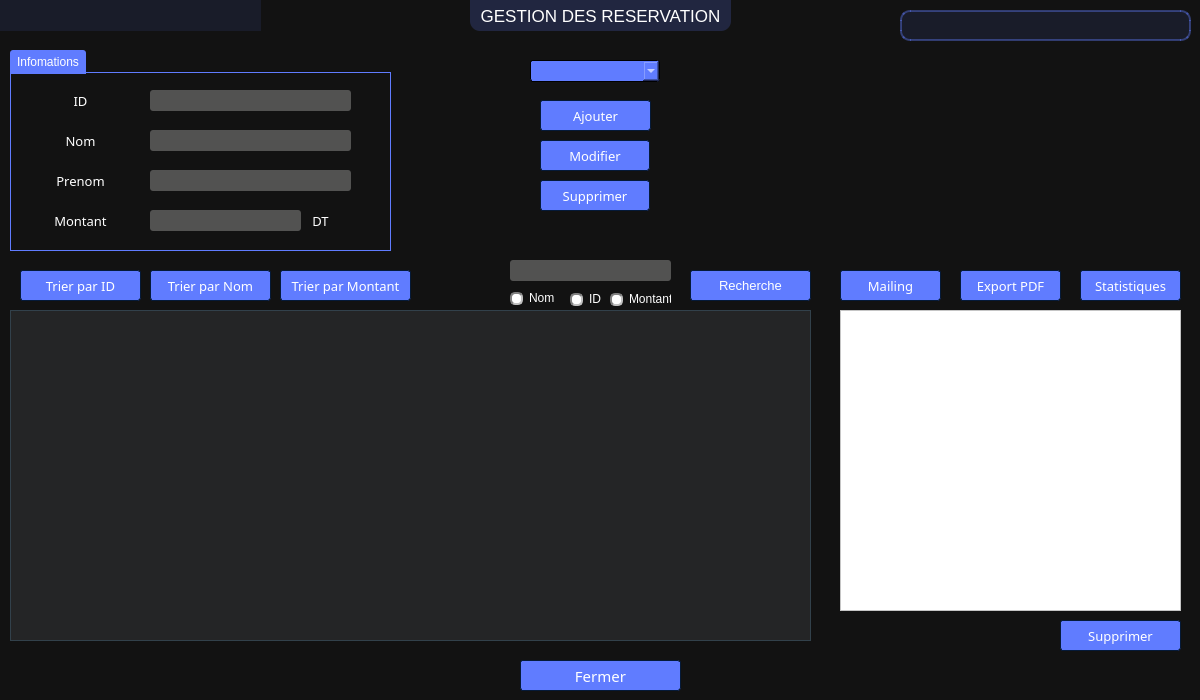
<?xml version="1.0" encoding="UTF-8"?>
<ui version="4.0">
 <class>MainWindow</class>
 <widget class="QMainWindow" name="MainWindow">
  <property name="geometry">
   <rect>
    <x>0</x>
    <y>0</y>
    <width>1200</width>
    <height>700</height>
   </rect>
  </property>
  <property name="windowTitle">
   <string>MainWindow</string>
  </property>
  <property name="styleSheet">
   <string notr="true">
background-color: #121212;
color: #ffffff;
border-color: #051a39;</string>
  </property>
  <widget class="QWidget" name="centralwidget">
   <widget class="QPushButton" name="pB_Modifier">
    <property name="geometry">
     <rect>
      <x>540</x>
      <y>140</y>
      <width>110</width>
      <height>31</height>
     </rect>
    </property>
    <property name="font">
     <font>
      <family>Montserrat Medium</family>
      <pointsize>10</pointsize>
     </font>
    </property>
    <property name="styleSheet">
     <string notr="true">QPushButton{
	background-color: #607cff;
	color: #ffffff;
	border-style: solid;
	border-width: 1px;
	border-radius: 3px;
	border-color: #051a39;
	padding: 5px;
}
QPushButton::disabled{
	background-color: #404040;
	color: #656565;
	border-color: #051a39;
}
QPushButton::hover{
	background-color: #8399ff;
	color: #ffffff;
	border-style: solid;
	border-width: 1px;
	border-radius: 3px;
	border-color: #051a39;
	padding: 5px;
}
QPushButton::pressed{
	background-color: #4969ff;
	color: #ffffff;
	border-style: solid;
	border-width: 1px;
	border-radius: 3px;
	border-color: #051a39;
	padding: 5px;
}</string>
    </property>
    <property name="text">
     <string>Modifier</string>
    </property>
   </widget>
   <widget class="QGroupBox" name="gB_infopersonnel">
    <property name="geometry">
     <rect>
      <x>10</x>
      <y>50</y>
      <width>381</width>
      <height>201</height>
     </rect>
    </property>
    <property name="styleSheet">
     <string notr="true">QGroupBox {
    border: 1px solid;
    border-color: #607cff;
    margin-top: 22px;
}
QGroupBox::title  {
    background-color: #607cff;
    color: #ffffff;
    subcontrol-origin: margin;
    subcontrol-position: top left;
    padding: 5px;
    border-top-left-radius: 3px;
    border-top-right-radius: 3px;
}
QGroupBox::title::disabled{
   background-color: #404040;
   color: #656565;
    subcontrol-origin: margin;
    subcontrol-position: top left;
    padding: 5px;
    border-top-left-radius: 3px;
    border-top-right-radius: 3px;
}</string>
    </property>
    <property name="title">
     <string>Infomations</string>
    </property>
    <widget class="QLineEdit" name="lineEdit_Prenom">
     <property name="geometry">
      <rect>
       <x>140</x>
       <y>120</y>
       <width>201</width>
       <height>21</height>
      </rect>
     </property>
     <property name="styleSheet">
      <string notr="true">QLineEdit{
	background-color: #525251;
	color: #ffffff;
	border-width: 1px;
	border-radius: 3px;
	border-color: #051a39;
	padding: 2px;
}
QLineEdit::disabled{
	background-color: #404040;
	color: #656565;
	border-width: 1px;
	border-radius: 3px;
	border-color: #051a39;
	padding: 2px;
}</string>
     </property>
     <property name="text">
      <string/>
     </property>
     <property name="alignment">
      <set>Qt::AlignLeading|Qt::AlignLeft|Qt::AlignTop</set>
     </property>
     <property name="cursorMoveStyle">
      <enum>Qt::VisualMoveStyle</enum>
     </property>
     <property name="clearButtonEnabled">
      <bool>false</bool>
     </property>
    </widget>
    <widget class="QLineEdit" name="lineEdit_ID">
     <property name="geometry">
      <rect>
       <x>140</x>
       <y>40</y>
       <width>201</width>
       <height>21</height>
      </rect>
     </property>
     <property name="styleSheet">
      <string notr="true">QLineEdit{
	background-color: #525251;
	color: #ffffff;
	border-width: 1px;
	border-radius: 3px;
	border-color: #051a39;
	padding: 2px;
}
QLineEdit::disabled{
	background-color: #404040;
	color: #656565;
	border-width: 1px;
	border-radius: 3px;
	border-color: #051a39;
	padding: 2px;
}</string>
     </property>
    </widget>
    <widget class="QLabel" name="label_ID">
     <property name="geometry">
      <rect>
       <x>20</x>
       <y>40</y>
       <width>101</width>
       <height>21</height>
      </rect>
     </property>
     <property name="font">
      <font>
       <family>Montserrat SemiBold</family>
       <pointsize>10</pointsize>
      </font>
     </property>
     <property name="styleSheet">
      <string notr="true">QLabel{
	background-color: transparent;
	color: #ffffff;
}
QLabel::disabled{
	background-color: transparent;
	color: #656565;
}</string>
     </property>
     <property name="text">
      <string>ID</string>
     </property>
     <property name="alignment">
      <set>Qt::AlignCenter</set>
     </property>
    </widget>
    <widget class="QLabel" name="label_Nom">
     <property name="geometry">
      <rect>
       <x>20</x>
       <y>80</y>
       <width>101</width>
       <height>21</height>
      </rect>
     </property>
     <property name="font">
      <font>
       <family>Montserrat SemiBold</family>
       <pointsize>10</pointsize>
      </font>
     </property>
     <property name="styleSheet">
      <string notr="true">QLabel{
	background-color: transparent;
	color: #ffffff;
}
QLabel::disabled{
	background-color: transparent;
	color: #656565;
}</string>
     </property>
     <property name="text">
      <string>Nom</string>
     </property>
     <property name="alignment">
      <set>Qt::AlignCenter</set>
     </property>
    </widget>
    <widget class="QLineEdit" name="lineEdit_Nom">
     <property name="geometry">
      <rect>
       <x>140</x>
       <y>80</y>
       <width>201</width>
       <height>21</height>
      </rect>
     </property>
     <property name="styleSheet">
      <string notr="true">QLineEdit{
	background-color: #525251;
	color: #ffffff;
	border-width: 1px;
	border-radius: 3px;
	border-color: #051a39;
	padding: 2px;
}
QLineEdit::disabled{
	background-color: #404040;
	color: #656565;
	border-width: 1px;
	border-radius: 3px;
	border-color: #051a39;
	padding: 2px;
}</string>
     </property>
    </widget>
    <widget class="QLabel" name="label_Type">
     <property name="geometry">
      <rect>
       <x>20</x>
       <y>120</y>
       <width>101</width>
       <height>21</height>
      </rect>
     </property>
     <property name="font">
      <font>
       <family>Montserrat SemiBold</family>
       <pointsize>10</pointsize>
      </font>
     </property>
     <property name="styleSheet">
      <string notr="true">QLabel{
	background-color: transparent;
	color: #ffffff;
}
QLabel::disabled{
	background-color: transparent;
	color: #656565;
}</string>
     </property>
     <property name="text">
      <string>Prenom</string>
     </property>
     <property name="alignment">
      <set>Qt::AlignCenter</set>
     </property>
    </widget>
    <widget class="QLineEdit" name="lineEdit_Mont">
     <property name="geometry">
      <rect>
       <x>140</x>
       <y>160</y>
       <width>151</width>
       <height>21</height>
      </rect>
     </property>
     <property name="styleSheet">
      <string notr="true">QLineEdit{
	background-color: #525251;
	color: #ffffff;
	border-width: 1px;
	border-radius: 3px;
	border-color: #051a39;
	padding: 2px;
}
QLineEdit::disabled{
	background-color: #404040;
	color: #656565;
	border-width: 1px;
	border-radius: 3px;
	border-color: #051a39;
	padding: 2px;
}</string>
     </property>
     <property name="text">
      <string/>
     </property>
     <property name="alignment">
      <set>Qt::AlignLeading|Qt::AlignLeft|Qt::AlignTop</set>
     </property>
     <property name="cursorMoveStyle">
      <enum>Qt::VisualMoveStyle</enum>
     </property>
     <property name="clearButtonEnabled">
      <bool>false</bool>
     </property>
    </widget>
    <widget class="QLabel" name="label_Type_2">
     <property name="geometry">
      <rect>
       <x>20</x>
       <y>160</y>
       <width>101</width>
       <height>21</height>
      </rect>
     </property>
     <property name="font">
      <font>
       <family>Montserrat SemiBold</family>
       <pointsize>10</pointsize>
      </font>
     </property>
     <property name="styleSheet">
      <string notr="true">QLabel{
	background-color: transparent;
	color: #ffffff;
}
QLabel::disabled{
	background-color: transparent;
	color: #656565;
}</string>
     </property>
     <property name="text">
      <string>Montant</string>
     </property>
     <property name="alignment">
      <set>Qt::AlignCenter</set>
     </property>
    </widget>
    <widget class="QLabel" name="label_Type_3">
     <property name="geometry">
      <rect>
       <x>280</x>
       <y>160</y>
       <width>61</width>
       <height>21</height>
      </rect>
     </property>
     <property name="font">
      <font>
       <family>Montserrat SemiBold</family>
       <pointsize>10</pointsize>
      </font>
     </property>
     <property name="styleSheet">
      <string notr="true">QLabel{
	background-color: transparent;
	color: #ffffff;
}
QLabel::disabled{
	background-color: transparent;
	color: #656565;
}</string>
     </property>
     <property name="text">
      <string>DT</string>
     </property>
     <property name="alignment">
      <set>Qt::AlignCenter</set>
     </property>
    </widget>
   </widget>
   <widget class="QLabel" name="labe_TitlePerso">
    <property name="geometry">
     <rect>
      <x>470</x>
      <y>0</y>
      <width>261</width>
      <height>31</height>
     </rect>
    </property>
    <property name="font">
     <font>
      <family>Arial</family>
      <pointsize>13</pointsize>
     </font>
    </property>
    <property name="styleSheet">
     <string notr="true">background-color: rgba(96, 124, 255,50);
border-bottom-left-radius: 10px;
border-bottom-right-radius: 10px;</string>
    </property>
    <property name="text">
     <string>GESTION DES RESERVATION</string>
    </property>
    <property name="alignment">
     <set>Qt::AlignCenter</set>
    </property>
   </widget>
   <widget class="QPushButton" name="pushButton_Fermer">
    <property name="geometry">
     <rect>
      <x>520</x>
      <y>660</y>
      <width>161</width>
      <height>31</height>
     </rect>
    </property>
    <property name="font">
     <font>
      <family>Montserrat SemiBold</family>
      <pointsize>11</pointsize>
     </font>
    </property>
    <property name="styleSheet">
     <string notr="true">QPushButton{
	background-color: #607cff;
	color: #ffffff;
	border-style: solid;
	border-width: 1px;
	border-radius: 3px;
	border-color: #051a39;
	padding: 5px;
}
QPushButton::disabled{
	background-color: #404040;
	color: #656565;
	border-color: #051a39;
}
QPushButton::hover{
	background-color: #8399ff;
	color: #ffffff;
	border-style: solid;
	border-width: 1px;
	border-radius: 3px;
	border-color: #051a39;
	padding: 5px;
}
QPushButton::pressed{
	background-color: #4969ff;
	color: #ffffff;
	border-style: solid;
	border-width: 1px;
	border-radius: 3px;
	border-color: #051a39;
	padding: 5px;
}</string>
    </property>
    <property name="text">
     <string>Fermer</string>
    </property>
   </widget>
   <widget class="QTextBrowser" name="textBrowser_res">
    <property name="geometry">
     <rect>
      <x>840</x>
      <y>310</y>
      <width>341</width>
      <height>301</height>
     </rect>
    </property>
    <property name="styleSheet">
     <string notr="true">QTextBrowser
{
	background-color: #ffffff;
	color: #010201;
	border-color: #051a39;

}


QTextBrowser::disabled
{
	background-color: #404040;
	color: #656565;
	border-color: #051a39;

}</string>
    </property>
   </widget>
   <widget class="QRadioButton" name="rB_ID">
    <property name="geometry">
     <rect>
      <x>570</x>
      <y>290</y>
      <width>31</width>
      <height>18</height>
     </rect>
    </property>
    <property name="styleSheet">
     <string notr="true">QRadioButton::indicator::unchecked{ 
	border: 2px inset gray; 
	border-radius: 5px; 
	background-color:  #fff;
	width: 9px; 
	height: 9px; 
}
QRadioButton::indicator::unchecked:hover{ 
	border: 2px solid #607cff; 
	border-radius: 5px; 
	background-color:  #fff;
	width: 9px; 
	height: 9px;
}
QRadioButton::indicator::checked{ 
	border: 2px inset darkgray; 
	border-radius: 5px; 
	background-color: #4969ff; 
	width: 9px; 
	height: 9px; 
}
QRadioButton::disabled{
	color: #656565;
}
QRadioButton::indicator:disabled{
	background-color: #656565;
	color: #656565;
  	border: 2px solid #656565;
}</string>
    </property>
    <property name="text">
     <string>ID</string>
    </property>
   </widget>
   <widget class="QPushButton" name="pB_TirerParType">
    <property name="geometry">
     <rect>
      <x>150</x>
      <y>270</y>
      <width>121</width>
      <height>31</height>
     </rect>
    </property>
    <property name="font">
     <font>
      <family>Montserrat Medium</family>
      <pointsize>10</pointsize>
     </font>
    </property>
    <property name="styleSheet">
     <string notr="true">QPushButton{
	background-color: #607cff;
	color: #ffffff;
	border-style: solid;
	border-width: 1px;
	border-radius: 3px;
	border-color: #051a39;
	padding: 5px;
}
QPushButton::disabled{
	background-color: #404040;
	color: #656565;
	border-color: #051a39;
}
QPushButton::hover{
	background-color: #8399ff;
	color: #ffffff;
	border-style: solid;
	border-width: 1px;
	border-radius: 3px;
	border-color: #051a39;
	padding: 5px;
}
QPushButton::pressed{
	background-color: #4969ff;
	color: #ffffff;
	border-style: solid;
	border-width: 1px;
	border-radius: 3px;
	border-color: #051a39;
	padding: 5px;
}</string>
    </property>
    <property name="text">
     <string>Trier par Nom</string>
    </property>
   </widget>
   <widget class="QPushButton" name="pB_ExPDF">
    <property name="geometry">
     <rect>
      <x>960</x>
      <y>270</y>
      <width>101</width>
      <height>31</height>
     </rect>
    </property>
    <property name="font">
     <font>
      <family>Montserrat Medium</family>
      <pointsize>10</pointsize>
     </font>
    </property>
    <property name="styleSheet">
     <string notr="true">QPushButton{
	background-color: #607cff;
	color: #ffffff;
	border-style: solid;
	border-width: 1px;
	border-radius: 3px;
	border-color: #051a39;
	padding: 5px;
}
QPushButton::disabled{
	background-color: #404040;
	color: #656565;
	border-color: #051a39;
}
QPushButton::hover{
	background-color: #8399ff;
	color: #ffffff;
	border-style: solid;
	border-width: 1px;
	border-radius: 3px;
	border-color: #051a39;
	padding: 5px;
}
QPushButton::pressed{
	background-color: #4969ff;
	color: #ffffff;
	border-style: solid;
	border-width: 1px;
	border-radius: 3px;
	border-color: #051a39;
	padding: 5px;
}</string>
    </property>
    <property name="text">
     <string>Export PDF</string>
    </property>
   </widget>
   <widget class="QLabel" name="label_db">
    <property name="geometry">
     <rect>
      <x>0</x>
      <y>0</y>
      <width>261</width>
      <height>31</height>
     </rect>
    </property>
    <property name="font">
     <font>
      <family>Montserrat Medium</family>
      <pointsize>11</pointsize>
     </font>
    </property>
    <property name="styleSheet">
     <string notr="true">background-color: rgba(96, 124, 255, 25);
</string>
    </property>
    <property name="text">
     <string/>
    </property>
    <property name="alignment">
     <set>Qt::AlignCenter</set>
    </property>
   </widget>
   <widget class="QPushButton" name="pB_Supprimer">
    <property name="geometry">
     <rect>
      <x>540</x>
      <y>180</y>
      <width>110</width>
      <height>31</height>
     </rect>
    </property>
    <property name="font">
     <font>
      <family>Montserrat Medium</family>
      <pointsize>10</pointsize>
     </font>
    </property>
    <property name="styleSheet">
     <string notr="true">QPushButton{
	background-color: #607cff;
	color: #ffffff;
	border-style: solid;
	border-width: 1px;
	border-radius: 3px;
	border-color: #051a39;
	padding: 5px;
}
QPushButton::disabled{
	background-color: #404040;
	color: #656565;
	border-color: #051a39;
}
QPushButton::hover{
	background-color: #8399ff;
	color: #ffffff;
	border-style: solid;
	border-width: 1px;
	border-radius: 3px;
	border-color: #051a39;
	padding: 5px;
}
QPushButton::pressed{
	background-color: #4969ff;
	color: #ffffff;
	border-style: solid;
	border-width: 1px;
	border-radius: 3px;
	border-color: #051a39;
	padding: 5px;
}</string>
    </property>
    <property name="text">
     <string>Supprimer</string>
    </property>
   </widget>
   <widget class="QLabel" name="label_Info">
    <property name="geometry">
     <rect>
      <x>900</x>
      <y>10</y>
      <width>291</width>
      <height>31</height>
     </rect>
    </property>
    <property name="font">
     <font>
      <family>Montserrat Medium</family>
      <pointsize>11</pointsize>
     </font>
    </property>
    <property name="styleSheet">
     <string notr="true">background-color: rgba(96, 124, 255, 25);
	border: 2px solid rgba(96, 124, 255, 100);
		border-radius: 10px;
</string>
    </property>
    <property name="text">
     <string/>
    </property>
    <property name="alignment">
     <set>Qt::AlignCenter</set>
    </property>
   </widget>
   <widget class="QTableView" name="tab_res">
    <property name="geometry">
     <rect>
      <x>10</x>
      <y>310</y>
      <width>801</width>
      <height>331</height>
     </rect>
    </property>
    <property name="styleSheet">
     <string notr="true">QTableView{
    background-color: #242526;
    border: 1px solid #32414B;
    color: #f0f0f0;
    gridline-color: #8faaff;
    outline : 0;
}
QTableView::disabled{
    background-color: #242526;
    border: 1px solid #32414B;
    color: #656565;
    gridline-color: #656565;
    outline : 0;
}
QTableView::item:hover {
    background-color: #26264f;
    color: #f0f0f0;
}
QTableView::item:selected {
    background-color: #1a1b1c;
    border: 2px solid #4969ff;
    color: #F0F0F0;
}
QTableView::item:selected:disabled{
    background-color: #1a1b1c;
    border: 2px solid #525251;
    color: #656565;
}
QTableCornerButton::section{
    background-color: #505050;
    color: #fff;
}</string>
    </property>
    <property name="sizeAdjustPolicy">
     <enum>QAbstractScrollArea::AdjustToContentsOnFirstShow</enum>
    </property>
    <property name="showGrid">
     <bool>true</bool>
    </property>
    <property name="gridStyle">
     <enum>Qt::SolidLine</enum>
    </property>
    <property name="sortingEnabled">
     <bool>false</bool>
    </property>
    <property name="wordWrap">
     <bool>false</bool>
    </property>
    <property name="cornerButtonEnabled">
     <bool>false</bool>
    </property>
   </widget>
   <widget class="QPushButton" name="pB_TirerParID">
    <property name="geometry">
     <rect>
      <x>20</x>
      <y>270</y>
      <width>121</width>
      <height>31</height>
     </rect>
    </property>
    <property name="font">
     <font>
      <family>Montserrat Medium</family>
      <pointsize>10</pointsize>
     </font>
    </property>
    <property name="styleSheet">
     <string notr="true">QPushButton{
	background-color: #607cff;
	color: #ffffff;
	border-style: solid;
	border-width: 1px;
	border-radius: 3px;
	border-color: #051a39;
	padding: 5px;
}
QPushButton::disabled{
	background-color: #404040;
	color: #656565;
	border-color: #051a39;
}
QPushButton::hover{
	background-color: #8399ff;
	color: #ffffff;
	border-style: solid;
	border-width: 1px;
	border-radius: 3px;
	border-color: #051a39;
	padding: 5px;
}
QPushButton::pressed{
	background-color: #4969ff;
	color: #ffffff;
	border-style: solid;
	border-width: 1px;
	border-radius: 3px;
	border-color: #051a39;
	padding: 5px;
}</string>
    </property>
    <property name="text">
     <string>Trier par ID</string>
    </property>
   </widget>
   <widget class="QPushButton" name="pB_Ajouter">
    <property name="geometry">
     <rect>
      <x>540</x>
      <y>100</y>
      <width>111</width>
      <height>31</height>
     </rect>
    </property>
    <property name="font">
     <font>
      <family>Montserrat Medium</family>
      <pointsize>10</pointsize>
     </font>
    </property>
    <property name="styleSheet">
     <string notr="true">QPushButton{
	background-color: #607cff;
	color: #ffffff;
	border-style: solid;
	border-width: 1px;
	border-radius: 3px;
	border-color: #051a39;
	padding: 5px;
}
QPushButton::disabled{
	background-color: #404040;
	color: #656565;
	border-color: #051a39;
}
QPushButton::hover{
	background-color: #8399ff;
	color: #ffffff;
	border-style: solid;
	border-width: 1px;
	border-radius: 3px;
	border-color: #051a39;
	padding: 5px;
}
QPushButton::pressed{
	background-color: #4969ff;
	color: #ffffff;
	border-style: solid;
	border-width: 1px;
	border-radius: 3px;
	border-color: #051a39;
	padding: 5px;
}</string>
    </property>
    <property name="text">
     <string>Ajouter</string>
    </property>
   </widget>
   <widget class="QComboBox" name="comboBox_ID">
    <property name="geometry">
     <rect>
      <x>530</x>
      <y>60</y>
      <width>130</width>
      <height>22</height>
     </rect>
    </property>
    <property name="styleSheet">
     <string notr="true">QComboBox{
    background-color: #607cff;
    border: 1px solid;
    border-radius: 3px;
    padding-left: 6px;
    color: #ffffff;
    height: 20px;
}
QComboBox::disabled{
	background-color: #404040;
	color: #656565;
	border-color: #051a39;
}
QComboBox:hover{
    background-color: #8399ff;
}
QComboBox:on{
    background-color: #4969ff;
}
</string>
    </property>
   </widget>
   <widget class="QPushButton" name="pushButton_SupprimerS">
    <property name="geometry">
     <rect>
      <x>1060</x>
      <y>620</y>
      <width>121</width>
      <height>31</height>
     </rect>
    </property>
    <property name="font">
     <font>
      <family>Montserrat Medium</family>
      <pointsize>10</pointsize>
     </font>
    </property>
    <property name="styleSheet">
     <string notr="true">QPushButton{
	background-color: #607cff;
	color: #ffffff;
	border-style: solid;
	border-width: 1px;
	border-radius: 3px;
	border-color: #051a39;
	padding: 5px;
}
QPushButton::disabled{
	background-color: #404040;
	color: #656565;
	border-color: #051a39;
}
QPushButton::hover{
	background-color: #8399ff;
	color: #ffffff;
	border-style: solid;
	border-width: 1px;
	border-radius: 3px;
	border-color: #051a39;
	padding: 5px;
}
QPushButton::pressed{
	background-color: #4969ff;
	color: #ffffff;
	border-style: solid;
	border-width: 1px;
	border-radius: 3px;
	border-color: #051a39;
	padding: 5px;
}</string>
    </property>
    <property name="text">
     <string>Supprimer</string>
    </property>
   </widget>
   <widget class="QLineEdit" name="lineEdit_IDRecherche">
    <property name="geometry">
     <rect>
      <x>510</x>
      <y>260</y>
      <width>161</width>
      <height>21</height>
     </rect>
    </property>
    <property name="styleSheet">
     <string notr="true">QLineEdit{
	background-color: #525251;
	color: #ffffff;
	border-width: 1px;
	border-radius: 3px;
	border-color: #051a39;
	padding: 2px;
}
QLineEdit::disabled{
	background-color: #404040;
	color: #656565;
	border-width: 1px;
	border-radius: 3px;
	border-color: #051a39;
	padding: 2px;
}</string>
    </property>
   </widget>
   <widget class="QPushButton" name="pB_Stats">
    <property name="geometry">
     <rect>
      <x>1080</x>
      <y>270</y>
      <width>101</width>
      <height>31</height>
     </rect>
    </property>
    <property name="font">
     <font>
      <family>Montserrat Medium</family>
      <pointsize>10</pointsize>
     </font>
    </property>
    <property name="styleSheet">
     <string notr="true">QPushButton{
	background-color: #607cff;
	color: #ffffff;
	border-style: solid;
	border-width: 1px;
	border-radius: 3px;
	border-color: #051a39;
	padding: 5px;
}
QPushButton::disabled{
	background-color: #404040;
	color: #656565;
	border-color: #051a39;
}
QPushButton::hover{
	background-color: #8399ff;
	color: #ffffff;
	border-style: solid;
	border-width: 1px;
	border-radius: 3px;
	border-color: #051a39;
	padding: 5px;
}
QPushButton::pressed{
	background-color: #4969ff;
	color: #ffffff;
	border-style: solid;
	border-width: 1px;
	border-radius: 3px;
	border-color: #051a39;
	padding: 5px;
}</string>
    </property>
    <property name="text">
     <string>Statistiques</string>
    </property>
   </widget>
   <widget class="QRadioButton" name="rB_Nom">
    <property name="geometry">
     <rect>
      <x>510</x>
      <y>290</y>
      <width>51</width>
      <height>16</height>
     </rect>
    </property>
    <property name="styleSheet">
     <string notr="true">QRadioButton::indicator::unchecked{ 
	border: 2px inset gray; 
	border-radius: 5px; 
	background-color:  #fff;
	width: 9px; 
	height: 9px; 
}
QRadioButton::indicator::unchecked:hover{ 
	border: 2px solid #607cff; 
	border-radius: 5px; 
	background-color:  #fff;
	width: 9px; 
	height: 9px;
}
QRadioButton::indicator::checked{ 
	border: 2px inset darkgray; 
	border-radius: 5px; 
	background-color: #4969ff; 
	width: 9px; 
	height: 9px; 
}
QRadioButton::disabled{
	color: #656565;
}
QRadioButton::indicator:disabled{
	background-color: #656565;
	color: #656565;
  	border: 2px solid #656565;
}</string>
    </property>
    <property name="text">
     <string>Nom</string>
    </property>
   </widget>
   <widget class="QPushButton" name="pB_Recherche">
    <property name="geometry">
     <rect>
      <x>690</x>
      <y>270</y>
      <width>121</width>
      <height>31</height>
     </rect>
    </property>
    <property name="font">
     <font>
      <family>Arial</family>
      <pointsize>10</pointsize>
     </font>
    </property>
    <property name="styleSheet">
     <string notr="true">QPushButton{
	background-color: #607cff;
	color: #ffffff;
	border-style: solid;
	border-width: 1px;
	border-radius: 3px;
	border-color: #051a39;
	padding: 5px;
}
QPushButton::disabled{
	background-color: #404040;
	color: #656565;
	border-color: #051a39;
}
QPushButton::hover{
	background-color: #8399ff;
	color: #ffffff;
	border-style: solid;
	border-width: 1px;
	border-radius: 3px;
	border-color: #051a39;
	padding: 5px;
}
QPushButton::pressed{
	background-color: #4969ff;
	color: #ffffff;
	border-style: solid;
	border-width: 1px;
	border-radius: 3px;
	border-color: #051a39;
	padding: 5px;
}</string>
    </property>
    <property name="text">
     <string>Recherche</string>
    </property>
   </widget>
   <widget class="QRadioButton" name="rB_Mont">
    <property name="geometry">
     <rect>
      <x>610</x>
      <y>290</y>
      <width>61</width>
      <height>18</height>
     </rect>
    </property>
    <property name="styleSheet">
     <string notr="true">QRadioButton::indicator::unchecked{ 
	border: 2px inset gray; 
	border-radius: 5px; 
	background-color:  #fff;
	width: 9px; 
	height: 9px; 
}
QRadioButton::indicator::unchecked:hover{ 
	border: 2px solid #607cff; 
	border-radius: 5px; 
	background-color:  #fff;
	width: 9px; 
	height: 9px;
}
QRadioButton::indicator::checked{ 
	border: 2px inset darkgray; 
	border-radius: 5px; 
	background-color: #4969ff; 
	width: 9px; 
	height: 9px; 
}
QRadioButton::disabled{
	color: #656565;
}
QRadioButton::indicator:disabled{
	background-color: #656565;
	color: #656565;
  	border: 2px solid #656565;
}</string>
    </property>
    <property name="text">
     <string>Montant</string>
    </property>
   </widget>
   <widget class="QPushButton" name="pB_Mailing">
    <property name="geometry">
     <rect>
      <x>840</x>
      <y>270</y>
      <width>101</width>
      <height>31</height>
     </rect>
    </property>
    <property name="font">
     <font>
      <family>Montserrat Medium</family>
      <pointsize>10</pointsize>
     </font>
    </property>
    <property name="styleSheet">
     <string notr="true">QPushButton{
	background-color: #607cff;
	color: #ffffff;
	border-style: solid;
	border-width: 1px;
	border-radius: 3px;
	border-color: #051a39;
	padding: 5px;
}
QPushButton::disabled{
	background-color: #404040;
	color: #656565;
	border-color: #051a39;
}
QPushButton::hover{
	background-color: #8399ff;
	color: #ffffff;
	border-style: solid;
	border-width: 1px;
	border-radius: 3px;
	border-color: #051a39;
	padding: 5px;
}
QPushButton::pressed{
	background-color: #4969ff;
	color: #ffffff;
	border-style: solid;
	border-width: 1px;
	border-radius: 3px;
	border-color: #051a39;
	padding: 5px;
}</string>
    </property>
    <property name="text">
     <string>Mailing</string>
    </property>
   </widget>
   <widget class="QPushButton" name="pB_TirerParMontant">
    <property name="geometry">
     <rect>
      <x>280</x>
      <y>270</y>
      <width>131</width>
      <height>31</height>
     </rect>
    </property>
    <property name="font">
     <font>
      <family>Montserrat Medium</family>
      <pointsize>10</pointsize>
     </font>
    </property>
    <property name="styleSheet">
     <string notr="true">QPushButton{
	background-color: #607cff;
	color: #ffffff;
	border-style: solid;
	border-width: 1px;
	border-radius: 3px;
	border-color: #051a39;
	padding: 5px;
}
QPushButton::disabled{
	background-color: #404040;
	color: #656565;
	border-color: #051a39;
}
QPushButton::hover{
	background-color: #8399ff;
	color: #ffffff;
	border-style: solid;
	border-width: 1px;
	border-radius: 3px;
	border-color: #051a39;
	padding: 5px;
}
QPushButton::pressed{
	background-color: #4969ff;
	color: #ffffff;
	border-style: solid;
	border-width: 1px;
	border-radius: 3px;
	border-color: #051a39;
	padding: 5px;
}</string>
    </property>
    <property name="text">
     <string>Trier par Montant</string>
    </property>
   </widget>
  </widget>
 </widget>
 <resources/>
 <connections/>
</ui>
